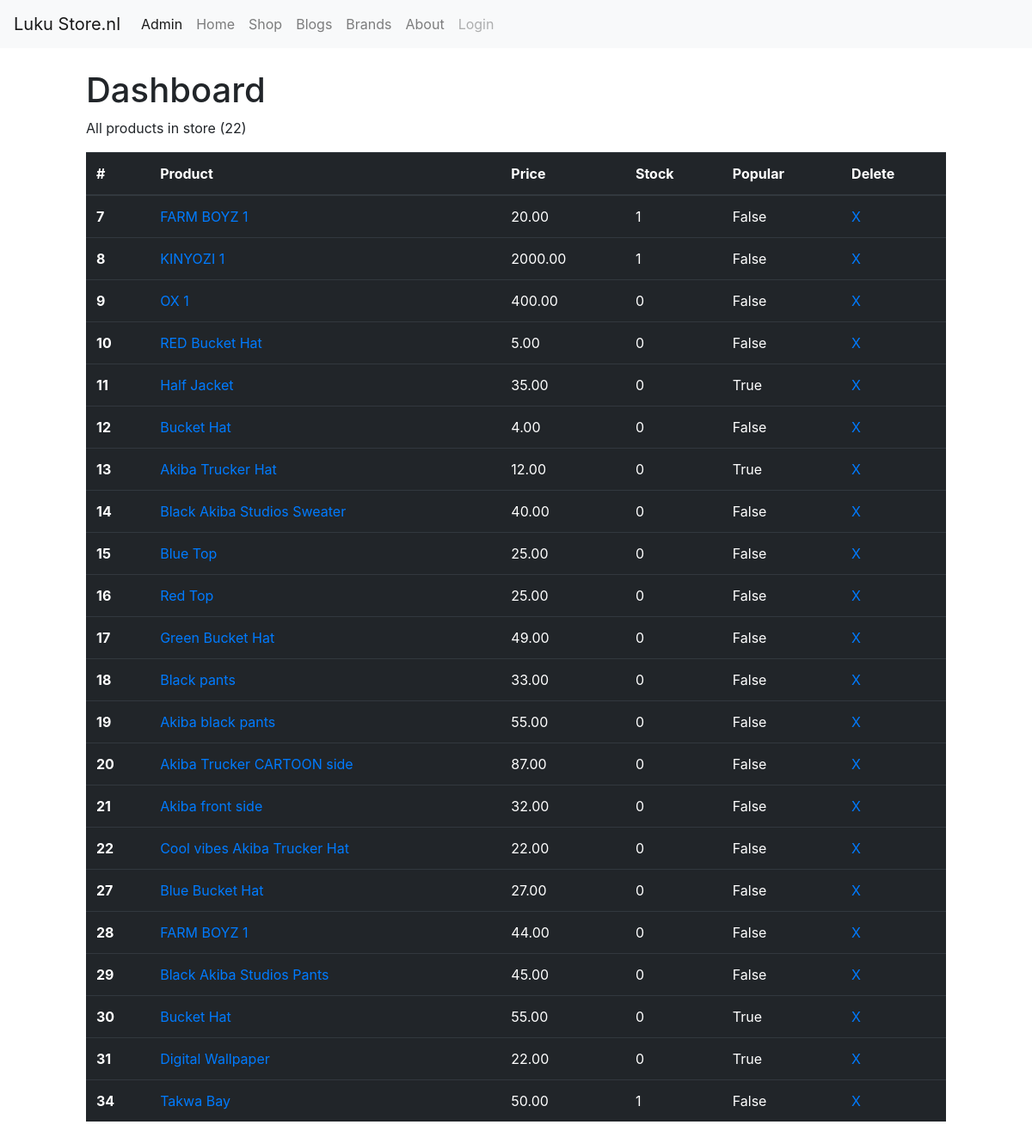
/dashboard/, run on the app's committed database.
### myapp/models.py (models this page shows, shortened)
class Product(models.Model):
    name = models.CharField(max_length=100)
    shop = models.CharField(max_length=50)
    description = models.TextField()
    keywords = models.CharField(max_length=50, blank=True)
    price = models.DecimalField(max_digits=7, decimal_places=2)
    stock = models.IntegerField(default=0)
    image = models.ImageField(null=True, upload_to="products/", blank=True, default='image.jpg')
    digital = models.BooleanField(default=False, null=True, blank=False)
    popular = models.BooleanField(default=False, null=True, blank=False)
    BRAND = (
        ('luku-store', 'Luku Store'),
        ('akiba-studios', 'Akiba Studios'),
        ('default', 'Default'),
    )
    brand = models.CharField(max_length=15, choices=BRAND, null=True, default='luku-store')
    AVAILABLE_COLORS = (
        ('red', 'Red'),
        ('green', 'Green'),
        ('blue', 'Blue'),
        ('pink', 'Pink'),
        ('yellow', 'Yellow'),
        ('white', 'White'),
        ('black', 'Black'),
        ('orange', 'Orange'),
        ('grey', 'Grey'),
    )
    available_colors = models.CharField(max_length=15, choices=AVAILABLE_COLORS)
    SIZES = (
        ('small', 'small'),
        ('medium', 'Medium'),
        ('large', 'Large'),
        ('xl', 'XL'),
        ('xxl', 'XXL'),
        ('fit', 'Fit'),
    )
    sizes = models.CharField(max_length=10, choices=SIZES)
    def __str__(self):
        return f"{self.name}"

### myapp/views.py (the view)
# urls.py: path('dashboard/', dashboard, name='dashboard'),
def dashboard(request):
    products = Product.objects.all()
    blogs = Blog.objects.all()
    shipping_addresses = ShippingAddress.objects.all()
    total_products = Product.objects.count()
    total_blogs = Blog.objects.count()
    context = {
            'products': products,
            'blogs': blogs,
            'total_products': total_products,
            "total_blogs": total_blogs,
            'shipping_addresses': shipping_addresses,
            }
    return render(request, 'dashboard.html', context)

### myapp/templates/dashboard.html (shortened to what this page needs)
{% load static %}
<!DOCTYPE html>
<html lang="en">
  <head>
    <link
      rel="stylesheet"
      href="https://cdn.jsdelivr.net/npm/bootstrap@4.1.3/dist/css/bootstrap.min.css"
    />
    <link rel="stylesheet" href="{% static 'css/dashboard.css' %}" />
  </head>
  <body>
    <main>
      <nav class="navbar navbar-expand-lg navbar-light bg-light">
        <a class="navbar-brand" href="#">Luku Store.nl</a>
        <div class="collapse navbar-collapse" id="navbarTogglerDemo02">
          <ul class="navbar-nav mr-auto mt-2 mt-lg-0">
            <li class="nav-item active">
              <a class="nav-link" href="http://127.0.0.1:8000/admin/"
                >Admin <span class="sr-only">(current)</span></a
              >
            </li>
            <li class="nav-item">
              <a class="nav-link" href="{% url 'index' %}">Home</a>
            </li>
            <li class="nav-item">
              <a class="nav-link" href="{% url 'store' %}">Shop</a>
            </li>
            <li class="nav-item">
              <a class="nav-link" href="{% url 'blog_list' %}">Blogs</a>
            </li>
            <li class="nav-item">
              <a class="nav-link" href="{% url 'about_us' %}">Brands</a>
            </li>
            <li class="nav-item">
              <a class="nav-link" href="{% url 'brands' %}">About</a>
            </li>
            <li class="nav-item">
              <a class="nav-link disabled" href="{% url 'brands' %}">Login</a>
            </li>
          </ul>
        </div>
      </nav>
      <section>
        <div class="product-list">
          <h1>Dashboard</h1>
          <p>All products in store <span>({{ total_products }})</span></p>
          <div>
            <table class="table table-hover table-dark">
              <thead>
                <tr>
                  <th scope="col">#</th>
                  <th scope="col">Product</th>
                  <th scope="col">Price</th>
                  <th scope="col">Stock</th>
                  <th scope="col">Popular</th>
                  <th scope="col">Delete</th>
                </tr>
              </thead>
              <tbody>
                {% for product in products %}
                <tr>
                  <th scope="row">{{ product.pk }}</th>
                  <td>
                    <a href="{% url 'product_view' product.pk %}"
                      >{{ product }}</a
                    >
                  </td>
                  <td>{{ product.price }}</td>
                  <td>{{ product.stock }}</td>
                  <td>{{ product.popular }}</td>
                  <td>
                    <a href="{% url 'delete' product.pk %}">X</a>
                  </td>
                </tr>
                {% endfor %}
              </tbody>
            </table>
          </div>
        </div>
      </section>
    </main>
  </body>
</html>

### myapp/static/css/dashboard.css (style rules this page uses)
section { margin: 25px 100px; }

### data on the page
Product: pk "7", name "FARM BOYZ 1", price "20.00", stock "1", popular "False"
Product: pk "8", name "KINYOZI 1", price "2000.00", stock "1", popular "False"
Product: pk "9", name "OX 1", price "400.00", stock "0", popular "False"
Product: pk "10", name "RED Bucket Hat", price "5.00", stock "0", popular "False"
Product: pk "11", name "Half Jacket", price "35.00", stock "0", popular "True"
Product: pk "12", name "Bucket Hat", price "4.00", stock "0", popular "False"
Product: pk "13", name "Akiba Trucker Hat", price "12.00", stock "0", popular "True"
Product: pk "14", name "Black Akiba Studios Sweater", price "40.00", stock "0", popular "False"
Product: pk "15", name "Blue Top", price "25.00", stock "0", popular "False"
Product: pk "16", name "Red Top", price "25.00", stock "0", popular "False"
Product: pk "17", name "Green Bucket Hat", price "49.00", stock "0", popular "False"
Product: pk "18", name "Black pants", price "33.00", stock "0", popular "False"
Product: pk "19", name "Akiba black pants", price "55.00", stock "0", popular "False"
Product: pk "20", name "Akiba Trucker CARTOON side", price "87.00", stock "0", popular "False"
Product: pk "21", name "Akiba front side", price "32.00", stock "0", popular "False"
Product: pk "22", name "Cool vibes Akiba Trucker Hat", price "22.00", stock "0", popular "False"
Product: pk "27", name "Blue Bucket Hat", price "27.00", stock "0", popular "False"
Product: pk "28", name "FARM BOYZ 1", price "44.00", stock "0", popular "False"
Product: pk "29", name "Black Akiba Studios Pants", price "45.00", stock "0", popular "False"
Product: pk "30", name "Bucket Hat", price "55.00", stock "0", popular "True"
Product: pk "31", name "Digital Wallpaper", price "22.00", stock "0", popular "True"
Product: pk "34", name "Takwa Bay", price "50.00", stock "1", popular "False"

### other printed values
{{ total_products }} "22"
